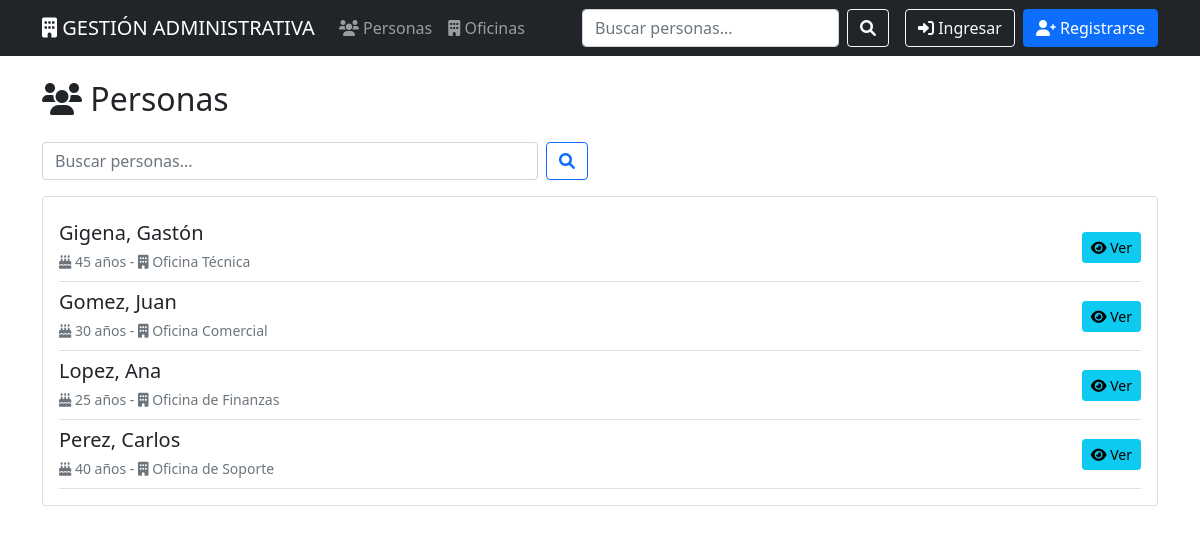
The page /personas/ on the database as committed earlier.
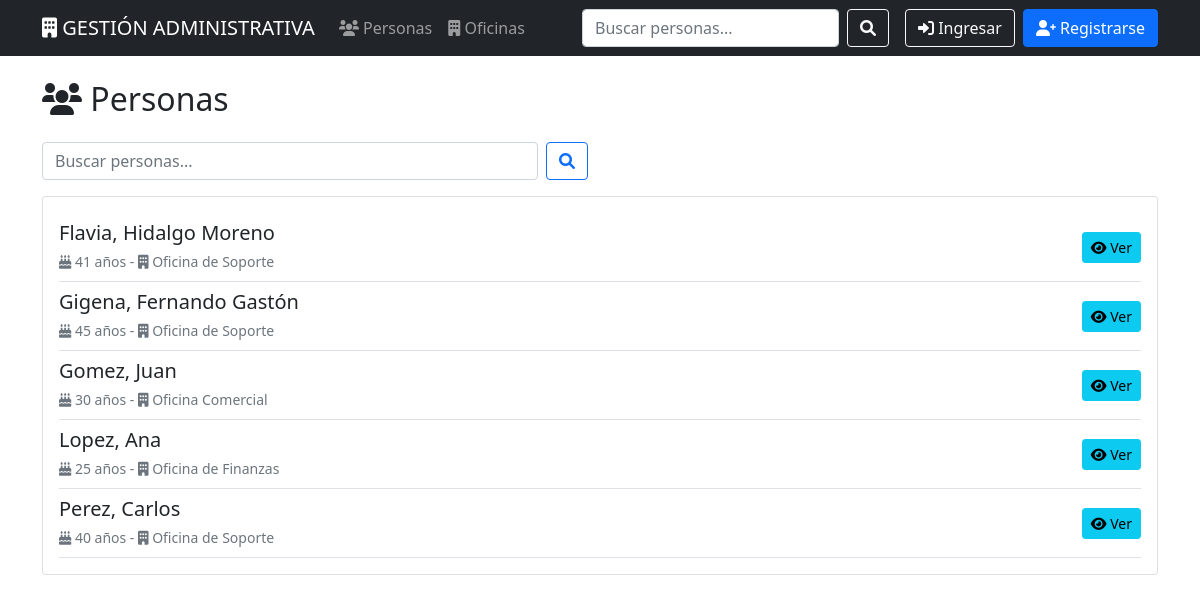
The same page on the database as committed later.
### personas/models.py (models this page shows, shortened)
class Persona(models.Model):
    apellido = models.CharField(max_length=100, default='Desconocido')
    nombre = models.CharField(max_length=100, default='Desconocido')
    edad = models.IntegerField(default=0)
    oficina = models.ForeignKey(Oficina, on_delete=models.CASCADE, related_name='personas', verbose_name="Oficina")
    class Meta:
        verbose_name = "Persona"
        verbose_name_plural = "Personas"
        ordering = ['apellido', 'nombre']

### oficinas/models.py (models this page shows, shortened)
class Oficina(models.Model):
    nombre = models.CharField(max_length=100, verbose_name="Nombre")
    nombre_corto = models.CharField(max_length=20, verbose_name="Nombre Corto")
    class Meta:
        verbose_name = "Oficina"
        verbose_name_plural = "Oficinas"
        ordering = ['nombre']

### personas/views.py (the view)
# urls.py: path('', views.PersonaListView.as_view(), name='lista'),
class PersonaListView(ListView):
    model = Persona
    template_name = 'personas/lista.html'
    context_object_name = 'personas'
    paginate_by = 10
    def get_queryset(self):
        queryset = super().get_queryset()
        busqueda = self.request.GET.get('q')
        if busqueda:
            queryset = queryset.filter(
                Q(apellido__icontains=busqueda) |
                Q(nombre__icontains=busqueda) |
                Q(oficina__nombre__icontains=busqueda)
            )
        return queryset

### templates/personas/lista.html (shortened to what this page needs)
{% extends 'base.html' %}
{% block content %}
<div class="row">
    <div class="col-md-12">
        <div class="d-flex justify-content-between align-items-center mb-3">
            <h2><i class="fas fa-users"></i> Personas</h2>
        </div>
        <div class="row mb-3">
            <div class="col-md-6">
                <form method="get" class="d-flex">
                    <input type="text" name="q" class="form-control me-2" placeholder="Buscar personas..." value="{{ request.GET.q }}">
                    <button type="submit" class="btn btn-outline-primary">
                        <i class="fas fa-search"></i>
                    </button>
                </form>
            </div>
        </div>
        <div class="card">
            <div class="card-body">
                {% if personas %}
                    {% for persona in personas %}
                        <div class="d-flex justify-content-between align-items-center py-2 border-bottom">
                            <div>
                                <h5 class="mb-1">{{ persona.apellido }}, {{ persona.nombre }}</h5>
                                <small class="text-muted">
                                    <i class="fas fa-birthday-cake"></i> {{ persona.edad }} años -
                                    <i class="fas fa-building"></i> {{ persona.oficina.nombre }}
                                </small>
                            </div>
                            <div class="btn-group" role="group">
                                <a href="{% url 'personas:detalle' persona.pk %}" class="btn btn-info btn-sm">
                                    <i class="fas fa-eye"></i> Ver
                                </a>
                            </div>
                        </div>
                    {% endfor %}
                {% endif %}
            </div>
        </div>
    </div>
</div>
{% endblock %}

Rows that differ between the two databases and show on the page:
added Persona: apellido "Flavia", nombre "Hidalgo Moreno", edad "41", oficina.nombre "Oficina de Soporte"
changed Persona "Gigena": nombre "Gastón" → "Fernando Gastón"; oficina.nombre "Oficina Técnica" → "Oficina de Soporte"
